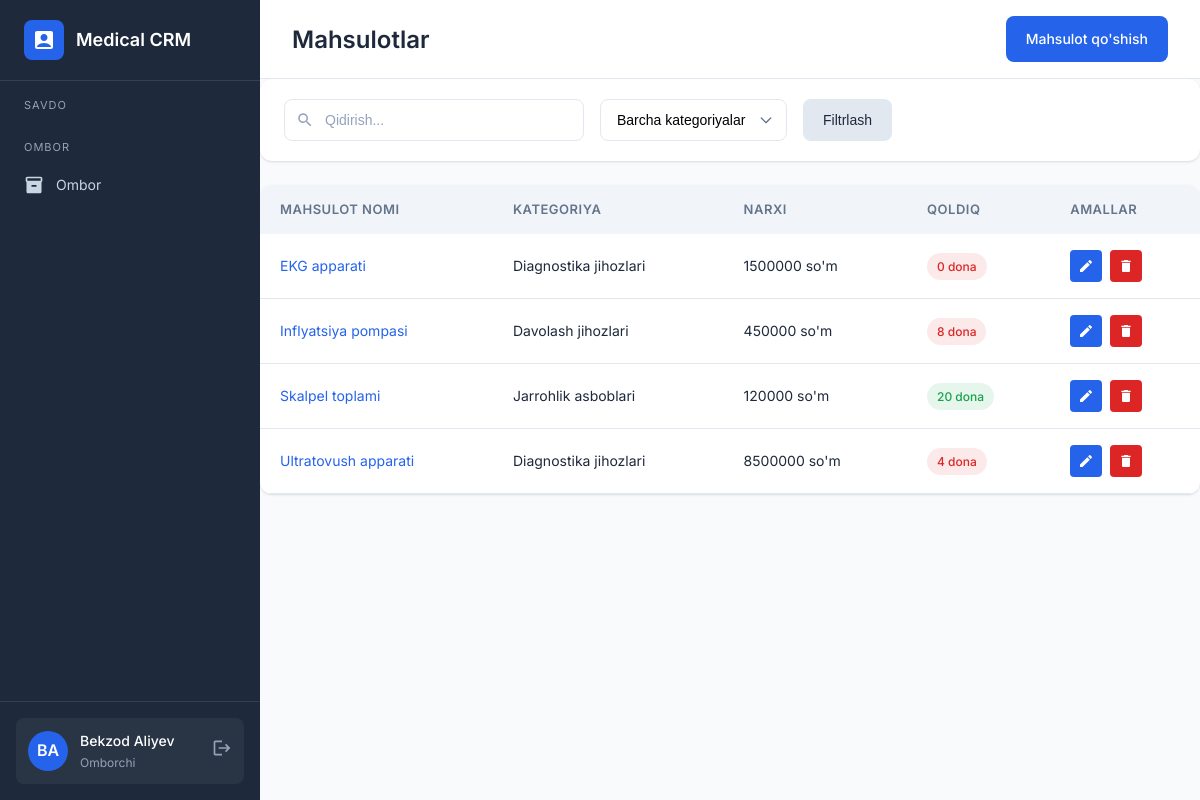
The app's page /products/ (signed in), older data.
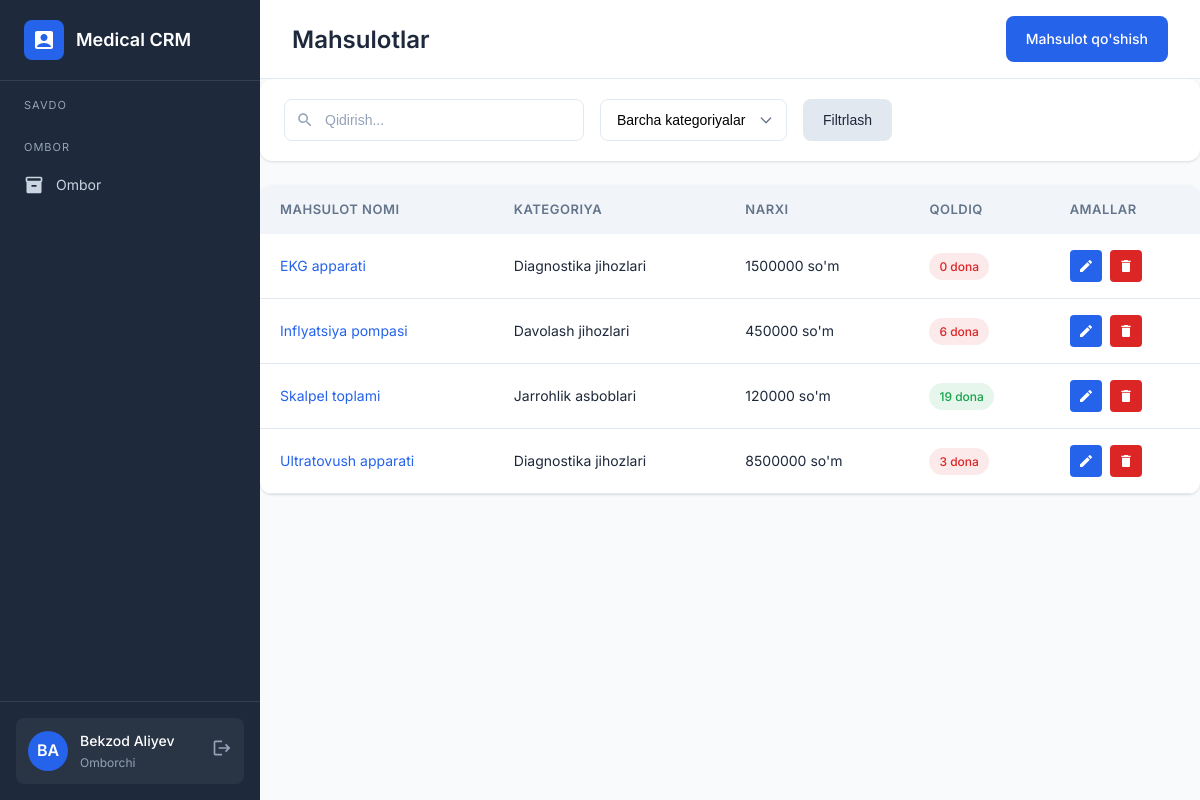
The same page, newer data.
### backend/main/models.py (models this page shows, shortened)
class Product(models.Model):
    name = models.CharField(max_length=300, verbose_name='Mahsulot nomi')
    category = models.ForeignKey(Category, on_delete=models.CASCADE, related_name='products', verbose_name='Kategoriya')
    description = models.TextField(blank=True, verbose_name='Tavsif')
    price = models.DecimalField(max_digits=12, decimal_places=2, verbose_name='Narxi (soʻm)')
    stock = models.PositiveIntegerField(default=0, verbose_name='Ombordagi soni')
    unit = models.CharField(max_length=50, default='dona', verbose_name='Oʻlchov birligi')
    image = models.ImageField(upload_to='products/', blank=True, null=True, verbose_name='Rasm')
    created_at = models.DateTimeField(auto_now_add=True)
    updated_at = models.DateTimeField(auto_now=True)
    class Meta:
        verbose_name = 'Mahsulot'
        verbose_name_plural = 'Mahsulotlar'

class Category(models.Model):
    name = models.CharField(max_length=200, verbose_name='Kategoriya nomi')
    description = models.TextField(blank=True, verbose_name='Tavsif')
    created_at = models.DateTimeField(auto_now_add=True)
    class Meta:
        verbose_name = 'Kategoriya'
        verbose_name_plural = 'Kategoriyalar'

### backend/main/views.py (the view)
# urls.py: path('products/', views.products_list, name='products'),
@login_required
def products_list(request):
    if request.user.role in {'director', 'seller', 'supplier'}:
        messages.error(request, "Siz uchun mahsulotlar bo'limi yopilgan")
        return redirect('dashboard')
    search = request.GET.get('search', '')
    category_id = request.GET.get('category', '')
    products = get_catalog_products_queryset()
    if search:
        products = products.filter(Q(name__icontains=search) | Q(description__icontains=search))
    if category_id:
        products = products.filter(category_id=category_id)
    categories = Category.objects.all()
    return render(request, 'products.html', {'products': products, 'categories': categories})

### backend/main/views.py (called while the page is built)
def get_catalog_products_queryset():
    return Product.objects.select_related('category').order_by('name')

### frontend/templates/products.html (shortened to what this page needs)
{% extends 'base.html' %}
{% block content %}
<div class="top-bar">
    <h1 class="page-title">Mahsulotlar</h1>
    <div class="page-actions">
        <a href="{% url 'product_create' %}" class="btn btn-primary">Mahsulot qo'shish</a>
    </div>
</div>
<div class="filter-bar">
    <form method="get" style="display: flex; gap: 16px; flex: 1;">
        <div class="search-box" style="flex: 1; max-width: 300px;">
            <svg viewBox="0 0 24 24"><path d="M15.5 14h-.79l-.28-.27C15.41 12.59 16 11.11 16 9.5 16 5.91 13.09 3 9.5 3S3 5.91 3 9.5 5.91 16 9.5 16c1.61 0 3.09-.59 4.23-1.57l.27.28v.79l5 4.99L20.49 19l-4.99-5zm-6 0C7.01 14 5 11.99 5 9.5S7.01 5 9.5 5 14 7.01 14 9.5 11.99 14 9.5 14z"/></svg>
            <input type="text" name="search" class="form-control" placeholder="Qidirish..." value="{{ request.GET.search|default:'' }}">
        </div>
        <div class="filter-group">
            <select name="category" class="form-control">
                <option value="">Barcha kategoriyalar</option>
            </select>
        </div>
        <button type="submit" class="btn btn-secondary">Filtrlash</button>
    </form>
</div>
<div class="table-container">
    <table>
        <thead>
            <tr>
                <th>Mahsulot nomi</th>
                <th>Kategoriya</th>
                <th>Narxi</th>
                <th>Qoldiq</th>
                <th>Amallar</th>
            </tr>
        </thead>
        <tbody>
            {% for product in products %}
            <tr>
                <td>
                    <a href="{% url 'product_detail' product.id %}">{{ product.name }}</a>
                </td>
                <td>{{ product.category.name }}</td>
                <td>{{ product.price|floatformat:0 }} so'm</td>
                <td>
                    <span class="badge {% if product.stock < 10 %}badge-danger{% else %}badge-success{% endif %}">
                        {{ product.stock }} {{ product.unit }}
                    </span>
                </td>
                <td>
                    <div class="actions">
                        <a href="{% url 'product_edit' product.id %}" class="action-btn edit" title="Tahrirlash">
                            <svg viewBox="0 0 24 24"><path d="M3 17.25V21h3.75L17.81 9.94l-3.75-3.75L3 17.25zM20.71 7.04c.39-.39.39-1.02 0-1.41l-2.34-2.34c-.39-.39-1.02-.39-1.41 0l-1.83 1.83 3.75 3.75 1.83-1.83z"/></svg>
                        </a>
                        <a href="{% url 'product_delete' product.id %}" class="action-btn delete" title="O'chirish" onclick="return confirm('Rostdan ham o\'chirishni xohlayapsizmi?')">
                            <svg viewBox="0 0 24 24"><path d="M6 19c0 1.1.9 2 2 2h8c1.1 0 2-.9 2-2V7H6v12zM19 4h-3.5l-1-1h-5l-1 1H5v2h14V4z"/></svg>
                        </a>
                    </div>
                </td>
            </tr>
            {% endfor %}
        </tbody>
    </table>
</div>
{% endblock %}

Row changes from the older to the newer data that the page shows:
changed Product "Inflyatsiya pompasi": stock "8" → "6"
changed Product "Skalpel toplami": stock "20" → "19"
changed Product "Ultratovush apparati": stock "4" → "3"
